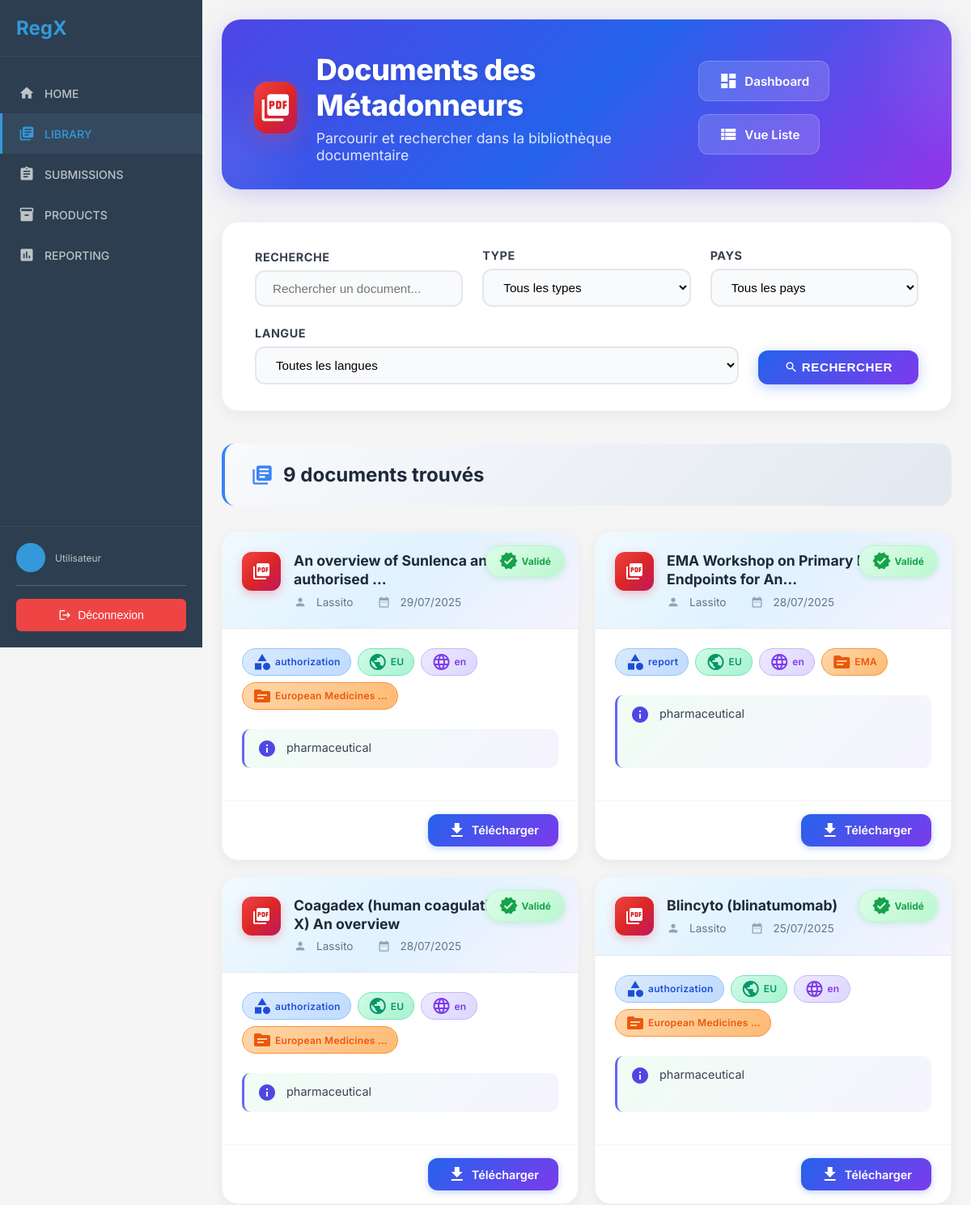
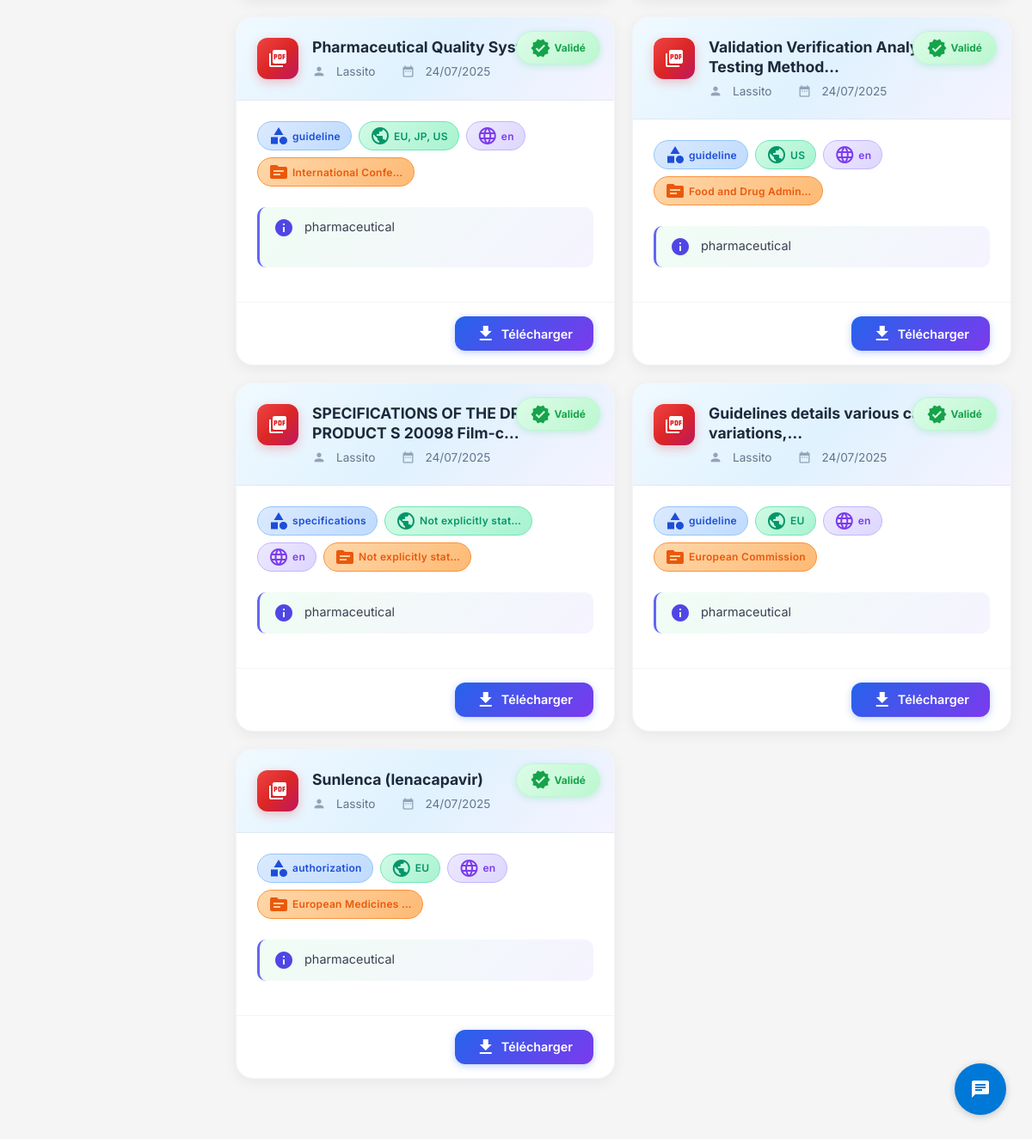
/client/library/documents/, run on the app's committed database (2 pictures, top to bottom).
### rawdocs/models.py (models this page shows, shortened)
class RawDocument(models.Model):
    url = models.URLField(help_text="URL d'origine du PDF", blank=True)
    file = models.FileField(upload_to=pdf_upload_to, help_text="Fichier PDF téléchargé")
    created_at = models.DateTimeField(auto_now_add=True)
    owner = models.ForeignKey(
        settings.AUTH_USER_MODEL,
        on_delete=models.CASCADE,
        related_name='raw_documents',
        null=True, blank=True,
        help_text="Utilisateur qui a téléchargé ce document"
    )
    is_validated = models.BooleanField(default=False, help_text="Document validé par un métadonneur")
    validated_at = models.DateTimeField(null=True, blank=True)
    is_ready_for_expert = models.BooleanField(default=False, help_text="Document prêt pour révision expert")
    expert_ready_at = models.DateTimeField(null=True, blank=True,
                                           help_text="Date à laquelle le document est devenu prêt pour l'expert")
    total_pages = models.IntegerField(default=0, help_text="Nombre total de pages")
    pages_extracted = models.BooleanField(default=False, help_text="Pages extraites individuellement")
    title = models.TextField(blank=True, help_text="Titre du document")
    doc_type = models.CharField("Type", max_length=100, blank=True, help_text="Type du document (guide, rapport…)")
    publication_date = models.CharField(max_length=100, blank=True, help_text="Date de publication")
    version = models.CharField(max_length=50, blank=True, help_text="Version extraite")
    source = models.CharField(max_length=255, blank=True, help_text="Organisation émettrice (EMA, FDA…)")
    context = models.TextField(blank=True, help_text="Contexte extrait (2 phrases max)")
    country = models.CharField(max_length=100, blank=True, help_text="Pays détecté (GPE ou TLD)")
    language = models.CharField(max_length=10, blank=True, help_text="Langue détectée (fr, en…)")
    url_source = models.URLField(blank=True, help_text="URL d'origine pour référence")

### client/library/views.py (the view)
# urls.py: path('documents/', views.document_list, name='document_list'),
def document_list(request):
    search = request.GET.get('search', '')
    document_type = request.GET.get('type', '')
    country = request.GET.get('country', '')
    language = request.GET.get('language', '')
    validation_status = request.GET.get('status', 'validated')
    documents_qs = RawDocument.objects.select_related('owner').all()
    if validation_status == 'validated':
        documents_qs = documents_qs.filter(is_validated=True)
    elif validation_status == 'pending':
        documents_qs = documents_qs.filter(is_validated=False)
    if search:
        documents_qs = documents_qs.filter(
            Q(title__icontains=search) |
            Q(source__icontains=search) |
            Q(context__icontains=search)
        )
    if document_type:
        documents_qs = documents_qs.filter(doc_type__icontains=document_type)
    if country:
        documents_qs = documents_qs.filter(country__icontains=country)
    if language:
        documents_qs = documents_qs.filter(language__icontains=language)
    documents_qs = documents_qs.order_by('-created_at')
    paginator = Paginator(documents_qs, 20)
    page_number = request.GET.get('page')
    documents = paginator.get_page(page_number)
    document_types = RawDocument.objects.filter(is_validated=True).exclude(doc_type='').values_list('doc_type',
                                                                                                    flat=True).distinct()
    countries = RawDocument.objects.filter(is_validated=True).exclude(country='').values_list('country',
                                                                                              flat=True).distinct()
    languages = RawDocument.objects.filter(is_validated=True).exclude(language='').values_list('language',
                                                                                               flat=True).distinct()
    context = {
        'documents': documents,
        'document_types': document_types,
        'countries': countries,
        'languages': languages,
        'filters': {
            'search': search,
            'type': document_type,
            'country': country,
            'language': language,
            'status': validation_status,
        }
    }
    return render(request, 'client/library/document_list.html', context)

### chatbot/templatetags/chatbot_tags.py (called while the page is built)
@register.simple_tag
def chatbot_widget():
    return render_to_string('chatbot/chatbot_widget.html')

### client/templatetags/document_filters.py (called while the page is built)
@register.filter
def document_title(document):
    if document.title and document.title.strip():
        return document.title.strip()
    if document.file:
        clean_name = clean_filename(document.file)
        if clean_name:
            return clean_name
    return "Document sans titre"

### templates/client/library/document_list.html (shortened to what this page needs)
{% extends 'client/base.html' %}
{% load static %}
{% load document_filters %}
{% block content %}
<div class="library-container">
    <div class="page-header">
        <div class="page-header-content">
            <div class="page-header-left">
                <div class="page-header-icon">
                    <i class="material-icons">picture_as_pdf</i>
                </div>
                <div class="page-header-titles">
                    <h1>Documents des Métadonneurs</h1>
                    <p>Parcourir et rechercher dans la bibliothèque documentaire</p>
                </div>
            </div>
            <div class="dashboard-tile-links">
                <a href="{% url 'client:library:dashboard' %}" class="dashboard-tile-link">
                    <i class="material-icons">dashboard</i>
                    Dashboard
                </a>
                <a href="{% url 'client:library:document_list_horizontal' %}" class="dashboard-tile-link">
                    <i class="material-icons">view_list</i>
                    Vue Liste
                </a>
            </div>
        </div>
    </div>
    <form method="get" class="filters-bar">
        <div class="filters-col">
            <label>RECHERCHE</label>
            <input type="text" name="search" value="{{ filters.search }}" placeholder="Rechercher un document...">
        </div>
        <div class="filters-col">
            <label>TYPE</label>
            <select name="type">
                <option value="">Tous les types</option>
            </select>
        </div>
        <div class="filters-col">
            <label>PAYS</label>
            <select name="country">
                <option value="">Tous les pays</option>
            </select>
        </div>
        <div class="filters-col">
            <label>LANGUE</label>
            <select name="language">
                <option value="">Toutes les langues</option>
            </select>
        </div>
        <div class="filters-action">
            <button type="submit">
                <i class="material-icons" style="font-size:1.1em;vertical-align: middle;">search</i>
                Rechercher
            </button>
        </div>
    </form>
    <div class="results-header">
        <h2>
            <i class="material-icons">library_books</i>
            {{ documents.paginator.count }} document{{ documents.paginator.count|pluralize }} trouvé{{ documents.paginator.count|pluralize }}
        </h2>
    </div>
    {% if documents %}
    <div class="cards-list">
        {% for document in documents %}
        <div class="document-card" onclick="location.href='{% url 'client:library:document_detail' document.pk %}'">
            {% if document.is_validated or document.validated %}
            <span class="ribbon-validated">
                <i class="material-icons">verified</i> Validé
            </span>
            {% endif %}
            <div class="document-card-header">
                <div class="document-card-icon">
                    <i class="material-icons">picture_as_pdf</i>
                </div>
                <div style="flex: 1 1 0%">
                    <div class="document-card-title" title="{{ document|document_title }}">
                        {{ document|document_title|truncatechars:50 }}
                    </div>
                    <div class="document-card-metas">
                        <i class="material-icons">person</i>
                        <span>{{ document.owner.username|default:"Anonyme" }}</span>
                        <span class="w-1 h-1 rounded-full bg-gray-300" style="display:inline-block;width:6px;height:6px;"></span>
                        <i class="material-icons">date_range</i>
                        <span>{{ document.created_at|date:"d/m/Y" }}</span>
                    </div>
                </div>
            </div>
            <div class="document-card-body">
                <div class="document-card-badges">
                    {% if document.doc_type %}
                    <span class="card-badge badge-blue">
                        <i class="material-icons text-xs">category</i>
                        {{ document.doc_type|truncatechars:20 }}
                    </span>
                    {% endif %}
                    {% if document.country %}
                    <span class="card-badge badge-green">
                        <i class="material-icons text-xs">public</i>
                        {{ document.country|truncatechars:20 }}
                    </span>
                    {% endif %}
                    {% if document.language %}
                    <span class="card-badge badge-purple">
                        <i class="material-icons text-xs">language</i>
                        {{ document.language|truncatechars:20 }}
                    </span>
                    {% endif %}
                    {% if document.source %}
                    <span class="card-badge badge-orange">
                        <i class="material-icons text-xs">source</i>
                        {{ document.source|truncatechars:20 }}
                    </span>
                    {% endif %}
                </div>
                {% if document.context %}
                <div class="document-card-context">
                    <i class="material-icons text-base" style="vertical-align: middle; color:#4f46e5; margin-right: 0.5rem;">info</i>
                    <span>{{ document.context|truncatechars:100 }}</span>
                </div>
                {% endif %}
            </div>
            <div class="document-card-actions">
                <a href="{% url 'client:library:download_document' document.pk %}" onclick="event.stopPropagation();">
                    <i class="material-icons text-sm">download</i>
                    Télécharger
                </a>
            </div>
        </div>
        {% endfor %}
    </div>
    {% endif %}
</div>
{% endblock %}

### static/css/main.css (style rules this page uses)
* { margin: 0; padding: 0; box-sizing: border-box; }
body { font-family: 'Inter', sans-serif; background-color: #f5f5f5; color: #333; }

### data on the page
RawDocument: is_validated True (drawn), title "An overview of Sunlenca and why it is authorised …", owner.username "Lassito", created_at "29/07/2025", doc_type "authorization", country "EU", language "en", source "European Medicines …", context "pharmaceutical"
RawDocument: is_validated True (drawn), title "EMA Workshop on Primary Efficacy Endpoints for An…", owner.username "Lassito", created_at "28/07/2025", doc_type "report", country "EU", language "en", source "EMA", context "pharmaceutical"
RawDocument: is_validated True (drawn), title "Coagadex (human coagulation factor X) An overview", owner.username "Lassito", created_at "28/07/2025", doc_type "authorization", country "EU", language "en", source "European Medicines …", context "pharmaceutical"
RawDocument: is_validated True (drawn), title "Blincyto (blinatumomab)", owner.username "Lassito", created_at "25/07/2025", doc_type "authorization", country "EU", language "en", source "European Medicines …", context "pharmaceutical"
RawDocument: is_validated True (drawn), title "Pharmaceutical Quality System", owner.username "Lassito", created_at "24/07/2025", doc_type "guideline", country "EU, JP, US", language "en", source "International Confe…", context "pharmaceutical"
RawDocument: is_validated True (drawn), title "Validation Verification Analytical Testing Method…", owner.username "Lassito", created_at "24/07/2025", doc_type "guideline", country "US", language "en", source "Food and Drug Admin…", context "pharmaceutical"
RawDocument: is_validated True (drawn), title "SPECIFICATIONS OF THE DRUG PRODUCT S 20098 Film-c…", owner.username "Lassito", created_at "24/07/2025", doc_type "specifications", country "Not explicitly stat…", language "en", source "Not explicitly stat…", context "pharmaceutical"
RawDocument: is_validated True (drawn), title "Guidelines details various categories variations,…", owner.username "Lassito", created_at "24/07/2025", doc_type "guideline", country "EU", language "en", source "European Commission", context "pharmaceutical"
RawDocument: is_validated True (drawn), title "Sunlenca (lenacapavir)", owner.username "Lassito", created_at "24/07/2025", doc_type "authorization", country "EU", language "en", source "European Medicines …", context "pharmaceutical"

### other printed values
{{ documents.paginator.count }} "9"
